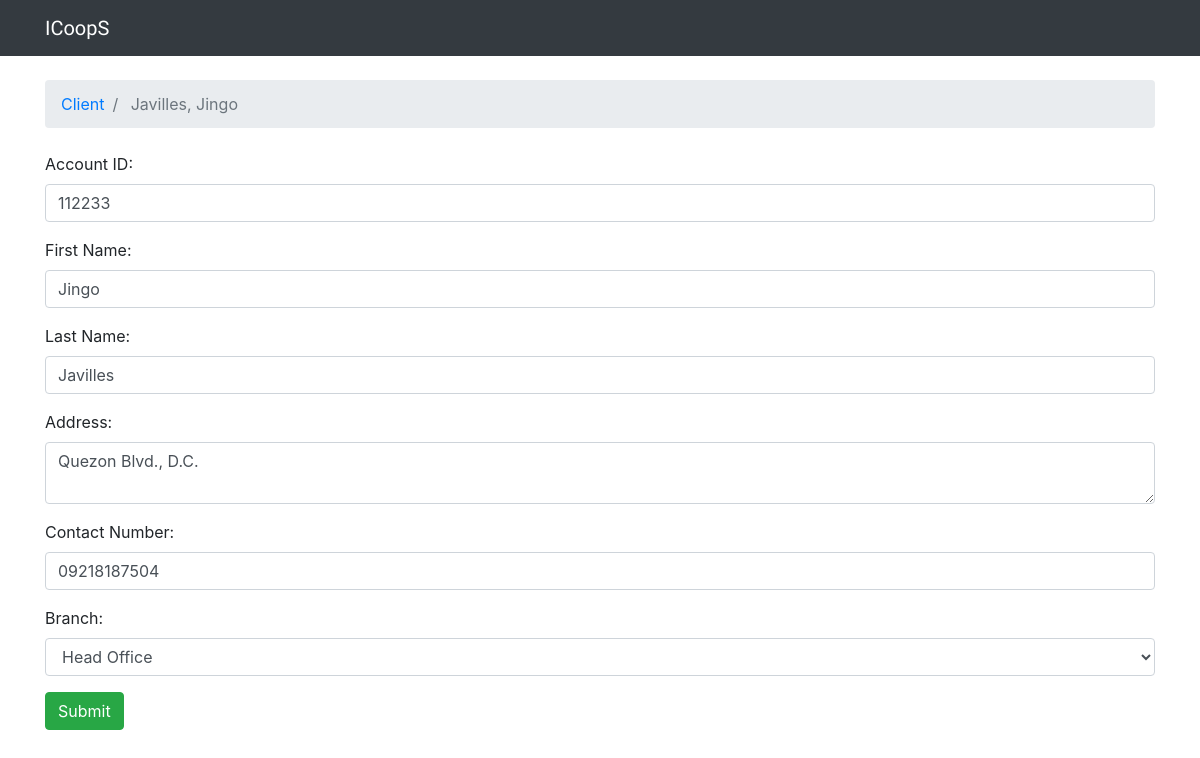
The app's page /client/112233/ with its own data.
### client/models.py (models this page shows, shortened)
class Client(models.Model):
    acctid = models.CharField(max_length=30, primary_key=True, unique=True)
    fname = models.CharField(max_length=45)
    lname = models.CharField(max_length=45)
    address = models.CharField(max_length=300)
    contactnum = models.CharField(max_length=45)
    branch = models.ForeignKey(Branch, on_delete=models.DO_NOTHING, related_name='clients')

### client/views.py (the view)
# urls.py: url(r'^client/(?P<pk>\d+)/$', views.view_client, name='view_client'),
def view_client(request, pk):
    clien = get_object_or_404(Client, pk=pk)
    if request.method == 'POST':
        form = NewTopicForm(request.POST, instance=clien)
        if form.is_valid():
            client = form.save(commit=False)
            client.save()
            return redirect('view_client', pk=form.cleaned_data.get('acctid'))  # TODO: redirect to the created topic page
    else:
        form = NewTopicForm(instance=clien)
    return render(request, 'viewclient.html', {'form': form, 'client': clien})

### client/forms.py
class NewTopicForm(forms.ModelForm):
    address = forms.CharField(
        widget=forms.Textarea(
            attrs={'rows': 2, 'placeholder': 'Current Address'}
            ),
        max_length=200,
        )
    class Meta:
        model = Client
        fields = ['acctid', 'fname', 'lname', 'address', 'contactnum', 'branch']
        labels = {
            'acctid' : 'Account ID',
            'fname': 'First Name',
            'lname': 'Last Name',
            'address': 'Address',
            'contactnum': 'Contact Number',
            'branch': 'Branch'
        }

### client/models.py (called while the page is built)
    def __str__(self):
        return self.branchname

### templates/viewclient.html (shortened to what this page needs)
{% extends 'base.html' %}
{% block breadcrumb %}
  <li class="breadcrumb-item"><a href="{% url 'home' %}">Client</a></li>
  <li class="breadcrumb-item active"> {{ client.lname }}, {{ client.fname }} </li>
{% endblock %}
{% block content %}
 <form method="post" novalidate>
    {% include 'includes/form.html' %}
    <button type="submit" class="btn btn-success">Submit</button>
  </form>
{% endblock %}

### templates/includes/form.html (shortened to what this page needs)
{% load widget_tweaks %}
{% for field in form %}
  <div class="form-group">
    {{ field.label_tag }}
    {% if form.is_bound %}
      {% if field.errors %}
        {% render_field field class="form-control is-invalid" %}
        {% for error in field.errors %}
          <div class="invalid-feedback">
            {{ error }}
          </div>
        {% endfor %}
      {% else %}
        {% render_field field class="form-control is-valid" %}
      {% endif %}
    {% else %}
      {% render_field field class="form-control" %}
    {% endif %}
  </div>
{% endfor %}

### records on screen
Client: lname "Javilles", fname "Jingo", acctid "112233" "Jingo" "Javilles" "Quezon Blvd., D.C." "09218187504" "Head Office"

### other values on screen
{{ field.label_tag }} "Account ID:" "First Name:" "Last Name:" "Address:" "Contact Number:" "Branch:"
